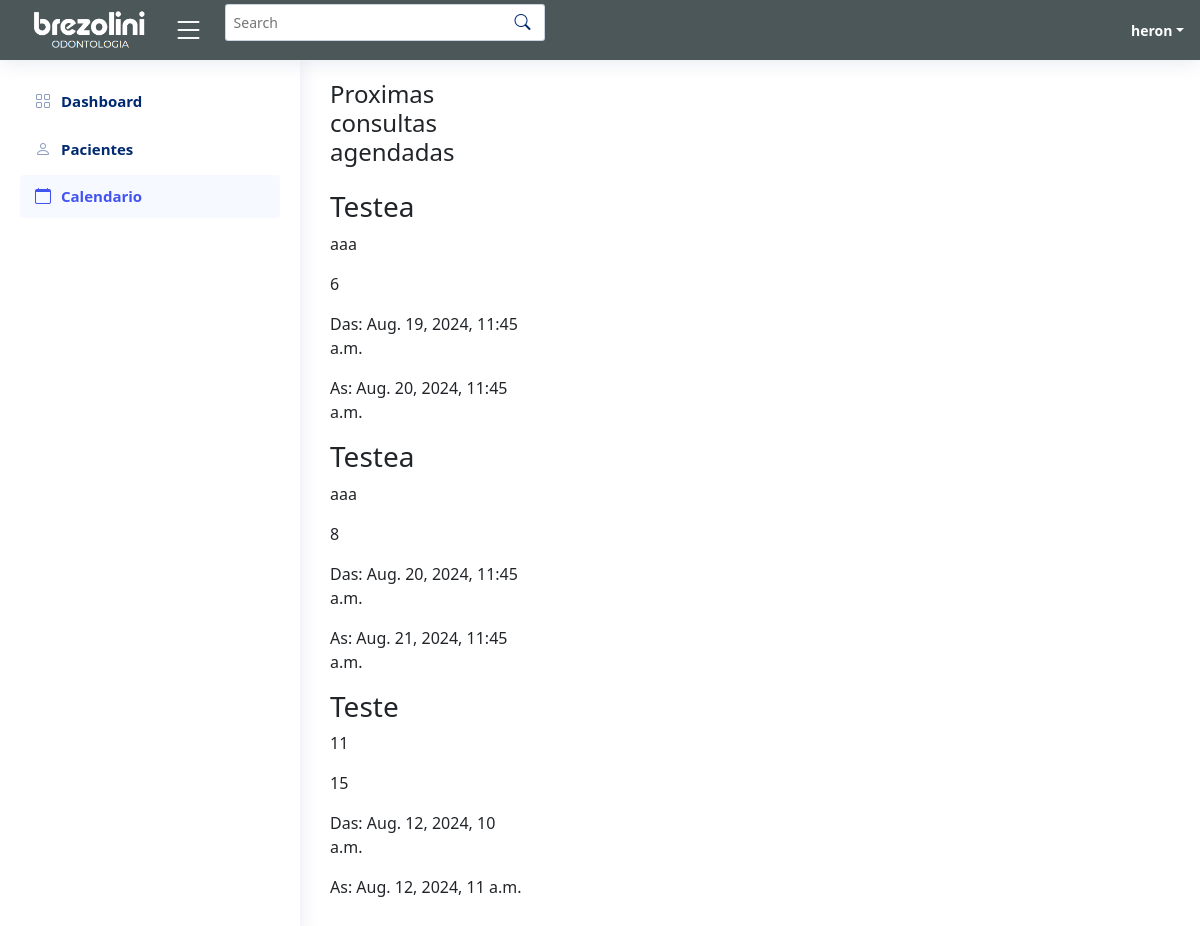
The page /calendario (signed in) on the database as committed earlier.
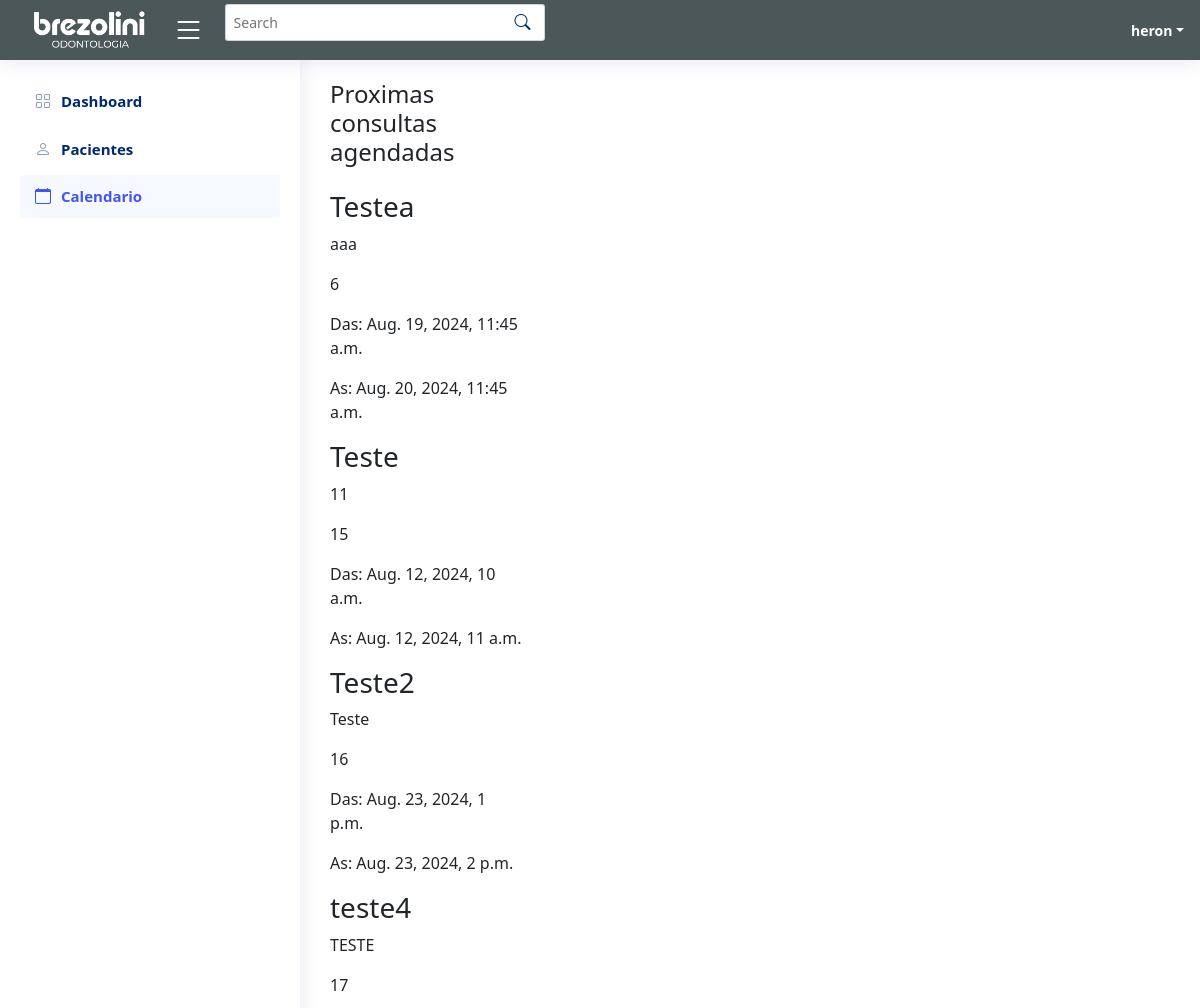
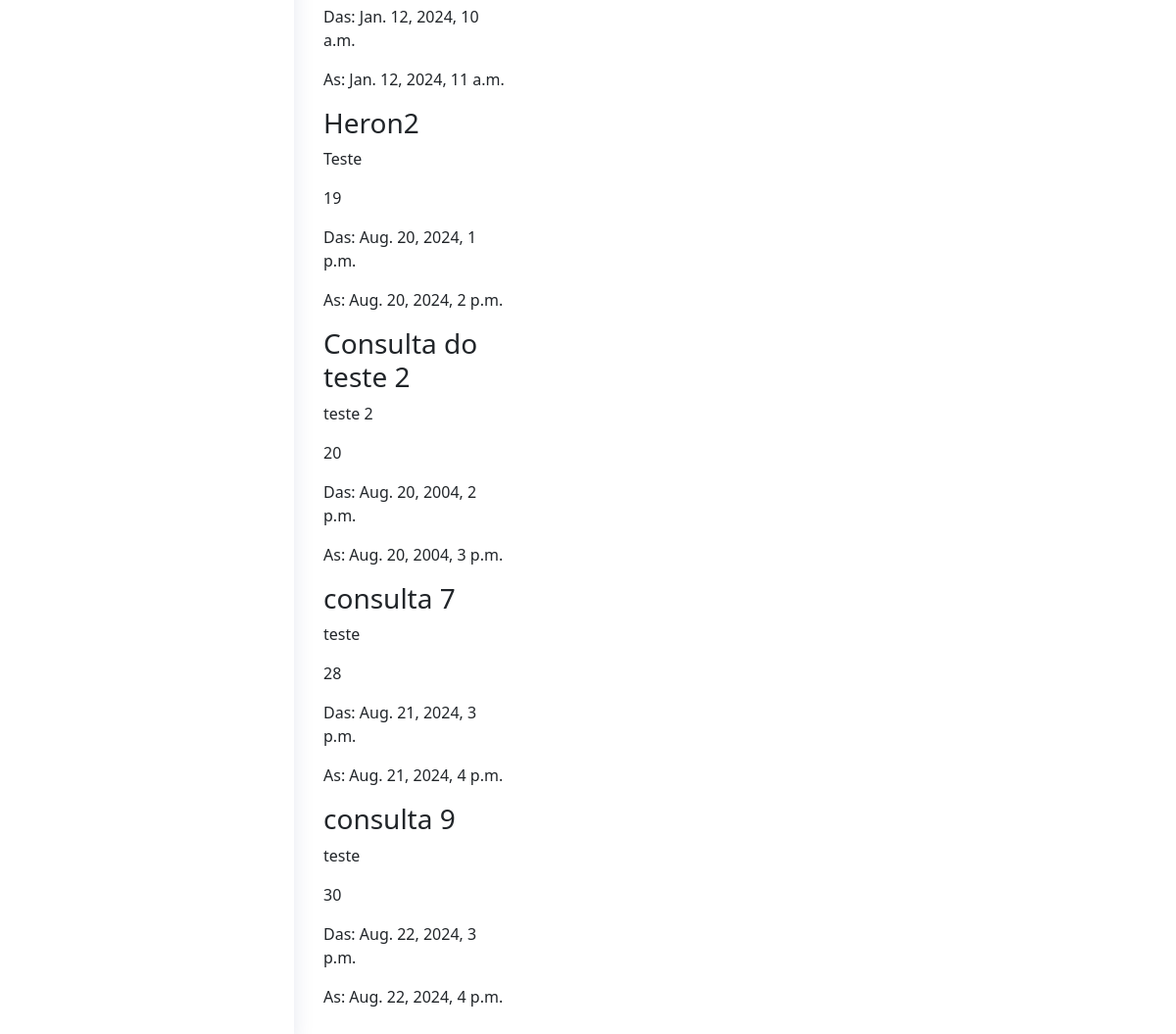
The same page on the database as committed later (2 pictures, top to bottom).
### app/models.py (models this page shows, shortened)
class EventAbstract(models.Model):
    is_active = models.BooleanField(default=True)
    is_deleted = models.BooleanField(default=False)
    created_at = models.DateTimeField(auto_now_add=True)
    updated_at = models.DateTimeField(auto_now=True)
    class Meta:
        abstract = True

class Event(EventAbstract):
    user = models.ForeignKey(User, on_delete=models.CASCADE, related_name="events")
    title = models.CharField(max_length=200)
    description = models.TextField()
    start_time = models.DateTimeField()
    end_time = models.DateTimeField()
    paciente = models.ForeignKey(Paciente, on_delete=models.CASCADE, related_name="events", blank=True, null=True)
    objects = EventManager()

### app/views.py (the view, shortened to what this page needs)
# urls.py: path("calendario", views.CalendarViewNew.as_view(), name="calendario"),
class CalendarViewNew(LoginRequiredMixin, generic.View):
    login_url = "accounts:signin"
    template_name = "frontend/calendario.html"
    form_class = EventForm
    def get(self, request, *args, **kwargs):
        forms = self.form_class()
        events = Event.objects.all()
        events_month = Event.objects.all()
        pacientes=Paciente.objects.all()
        event_list = []
        for event in events:
            event_list.append(
                {   "id": event.id,
                    "title": event.title,
                    "start": event.start_time.strftime("%Y-%m-%dT%H:%M:%S"),
                    "end": event.end_time.strftime("%Y-%m-%dT%H:%M:%S"),
                    "description": event.description,
                }
            )
        context = {"form": forms, "events": event_list,
                   "events_month": events_month, "pacientes": pacientes}
        return render(request, self.template_name, context)

### app/templates/frontend/calendario.html (shortened to what this page needs)
<html lang="pt-br">
  {% load static %}
<head>
    <link rel="stylesheet" href="{% static "style.css" %}">
  <link href="{% static "vendor/bootstrap/css/bootstrap.min.css" %}" rel="stylesheet">
  <link href="{% static "vendor/bootstrap-icons/bootstrap-icons.css" %}" rel="stylesheet">
  <link href="{% static "vendor/boxicons/css/boxicons.min.css" %}" rel="stylesheet">
  <link href="{% static "vendor/quill/quill.snow.css" %}" rel="stylesheet">
  <link href="{% static "vendor/quill/quill.bubble.css" %}" rel="stylesheet">
  <link href="{% static "vendor/remixicon/remixicon.css" %}" rel="stylesheet">
  <link href="{% static "vendor/simple-datatables/style.css" %}" rel="stylesheet">
  <link href="{% static "css/style.css" %}" rel="stylesheet">
  <link rel="stylesheet" href="https://maxcdn.bootstrapcdn.com/bootstrap/4.0.0/css/bootstrap.min.css">
  <link rel="stylesheet" href="https://use.fontawesome.com/releases/v5.0.10/css/all.css">
  <link rel="stylesheet" type="text/css" href="{% static 'css/calender.css' %}">
  <link href="{% static 'calender/main.css' %}" rel="stylesheet" />
  <link href="https://cdn.jsdelivr.net/npm/bootstrap@5.0.2/dist/css/bootstrap.min.css" rel="stylesheet">
    <link rel="stylesheet" href="https://cdnjs.cloudflare.com/ajax/libs/fullcalendar/3.9.0/fullcalendar.css" />
    </head>
    <body>
      <header id="header" class="header fixed-top d-flex align-items-center" style="background-color:rgb(76, 87, 90);">
        <div class="d-flex align-items-center justify-content-between" >
          <a href="index" class="d-flex align-items-center">
            <img src="{% static "img/brezoliniodontologia.PNG" %}" height="50px">
          </a>
          <i class="bi bi-list toggle-sidebar-btn"></i>
        </div>
        <div class="search-bar">
          <form class="search-form d-flex align-items-center" method="POST" action="#">{% csrf_token %}
            <input type="text" name="query" placeholder="Search" title="Enter search keyword">
            <button type="submit" title="Search"><i class="bi bi-search"></i></button>
          </form>
        </div>
        <nav class="header-nav ms-auto">
          <ul class="d-flex align-items-center">
            <li class="nav-item dropdown pe-3">
              <a class="nav-link nav-profile d-flex align-items-center pe-0" href="#" data-bs-toggle="dropdown">
                <span class="d-none d-md-block dropdown-toggle ps-2" style="color: white;">{{ user.username }}</span>
              </a>
            </li>
          </ul>
        </nav>
      </header>
      <aside id="sidebar" class="sidebar">
        <ul class="sidebar-nav" id="sidebar-nav">
          <li class="nav-item">
            <a class="nav-link collapsed" href="index">
              <i class="bi bi-grid"></i>
              <span>Dashboard</span>
            </a>
          </li>
          <li class="nav-item">
            <a class="nav-link collapsed" href="pacientes">
              <i class="bi bi-person"></i>
              <span>Pacientes</span>
            </a>
          </li>
          <li class="nav-item">
            <a class="nav-link " href="calendario">
              <i class="bi bi-calendar"></i>
              <span>Calendario</span>
            </a>
          </li>
        </ul>
      </aside>
      <main id="main" class="main">
        <div class="row">
          <div class="col-md-12">
              <div class="tile row">
                  <div class="col-md-3">
                      <div id="external-events">
                          <h4 class="mb-4">Proximas consultas agendadas</h4>
                          {% for event in events_month %}
                            <div class="fc-event">
                                <h3>{{ event.title }}</h3>
                                <p>{{ event.description }}</p>
                                <p>{{event.id}}</p>
                                <p>Das: {{ event.start_time }}</p>
                                <p>As: {{ event.end_time }}</p>
                            </div>
                          {% empty %}
                            <p>Não há consultas agendadas</p>
                          {% endfor %}
                      </div>
                  </div>
                  <div class="col-md-9">
                  </div>
              </div>
          </div>
      </div>
      </main>
    </body>
    </html>

### app/static/style.css (style rules this page uses)
body { margin-top:20px; }

### app/static/css/style.css (style rules this page uses)
:root { scroll-behavior: smooth; }
body { font-family: "Open Sans", sans-serif; background: #f6f9ff; color: #444444; }
a { color: #4154f1; text-decoration: none; }
h1, h2, h3, h4, h5, h6 { font-family: "Nunito", sans-serif; }
#main { margin-top: 60px; padding: 20px 30px; transition: all 0.3s; }
.header { transition: all 0.5s; z-index: 997; height: 60px; box-shadow: 0px 2px 20px rgba(1, 41, 112, 0.1); background-color: #fff; padding-left: 20px; }
.header .toggle-sidebar-btn { font-size: 32px; padding-left: 10px; cursor: pointer; color: #ffffff; }
.header .search-bar { min-width: 360px; padding: 0 20px; }
.header .search-form { width: 100%; }
.header .search-form input { border: 0; font-size: 14px; color: #012970; border: 1px solid rgba(1, 41, 112, 0.2); padding: 7px 38px 7px 8px; border-radius: 3px; transition: 0.3s; width: 100%; }
.header .search-form button { border: 0; padding: 0; margin-left: -30px; background: none; }
.header .search-form button i { color: #012970; }
.header-nav ul { list-style: none; }
.header-nav>ul { margin: 0; padding: 0; }
.header-nav .nav-profile { color: #012970; }
.header-nav .nav-profile span { font-size: 14px; font-weight: 600; }
.sidebar { position: fixed; top: 60px; left: 0; bottom: 0; width: 300px; z-index: 996; transition: all 0.3s; padding: 20px; overflow-y: auto; scrollbar-width: thin; scrollbar-color: #aab7cf transparent; box-shadow: 0px 0px 20px rgba(1, 41, 112, 0.1); background-color: #fff; }
@media (min-width: 1200px) { #main, #footer { margin-left: 300px; } }
.sidebar-nav { padding: 0; margin: 0; list-style: none; }
.sidebar-nav li { padding: 0; margin: 0; list-style: none; }
.sidebar-nav .nav-item { margin-bottom: 5px; }
.sidebar-nav .nav-link { display: flex; align-items: center; font-size: 15px; font-weight: 600; color: #4154f1; transition: 0.3; background: #f6f9ff; padding: 10px 15px; border-radius: 4px; }
.sidebar-nav .nav-link i { font-size: 16px; margin-right: 10px; color: #4154f1; }
.sidebar-nav .nav-link.collapsed { color: #012970; background: #fff; }
.sidebar-nav .nav-link.collapsed i { color: #899bbd; }

### app/static/css/calender.css (style rules this page uses)
ul { height: 100%; padding: 0px 5px 0px 20px; }
a { color: #17a2b8; }

### app/static/calender/main.css (style rules this page uses)
:root { --fc-daygrid-event-dot-width: 8px; }
:root { --fc-list-event-dot-width: 10px; --fc-list-event-hover-bg-color: #f5f5f5; }

Rows that differ between the two databases and show on the page:
removed Event: title "Testea", description "aaa", id "8", start_time "Aug. 20, 2024, 11:45 a.m.", end_time "Aug. 21, 2024, 11:45 a.m."
added Event: title "Teste2", description "Teste", id "16", start_time "Aug. 23, 2024, 1 p.m.", end_time "Aug. 23, 2024, 2 p.m."
added Event: title "teste4", description "TESTE", id "17", start_time "Jan. 12, 2024, 10 a.m.", end_time "Jan. 12, 2024, 11 a.m."
added Event: title "Heron2", description "Teste", id "19", start_time "Aug. 20, 2024, 1 p.m.", end_time "Aug. 20, 2024, 2 p.m."
added Event: title "Consulta do teste 2", description "teste 2", id "20", start_time "Aug. 20, 2004, 2 p.m.", end_time "Aug. 20, 2004, 3 p.m."
added Event: title "consulta 7", description "teste", id "28", start_time "Aug. 21, 2024, 3 p.m.", end_time "Aug. 21, 2024, 4 p.m."
added Event: title "consulta 9", description "teste", id "30", start_time "Aug. 22, 2024, 3 p.m.", end_time "Aug. 22, 2024, 4 p.m."
